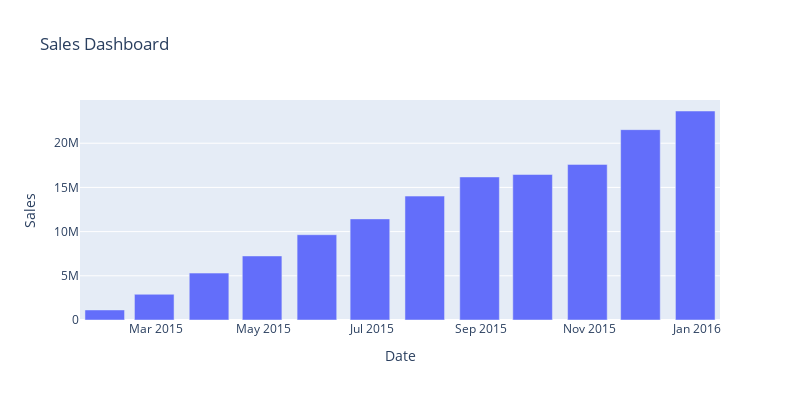

Notebook cell for this chart:
### Code cell
import matplotlib.pyplot as plt
import plotly.graph_objects as go
from plotly.subplots import make_subplots
import seaborn as sns

# Assuming your sales data is in a CSV file
sales_data = pd.read_csv(r"D:\data science\partice_projects\sql projects\pizza-sales---SQL-main\visual\table1.csv")

# Convert the date column to datetime format
sales_data['date'] = pd.to_datetime(sales_data['date'], format='%d-%m-%Y')





fig = go.Figure(data=[
   
    go.Bar(x=monthly_sales.index, y=monthly_sales.values, name='Monthly Sales')
])

fig.update_layout(
    height=400,
    width=800,
    title_text="Sales Dashboard",
    xaxis_title="Date",
    yaxis_title="Sales"
)

fig.show()

# Highlight table (assuming you have a 'product' column, if not, adjust accordingly)

### Figure 1 — Plotly figure (JSON) as saved in the notebook; plotly's stock layout.template omitted (floating-point values rounded to 4 significant figures)
{"data": [{"name": "Monthly Sales", "type": "bar", "x": ["2015-01-31T00:00:00", "2015-02-28T00:00:00", "2015-03-31T00:00:00", "2015-04-30T00:00:00", "2015-05-31T00:00:00", "2015-06-30T00:00:00", "2015-07-31T00:00:00", "2015-08-31T00:00:00", "2015-09-30T00:00:00", "2015-10-31T00:00:00", "2015-11-30T00:00:00", "2015-12-31T00:00:00"], "y": [1137000.0, 2909000.0, 5307000.0, 7247000.0, 9649000.0, 11440000.0, 14020000.0, 16180000.0, 16460000.0, 17610000.0, 21540000.0, 23650000.0]}], "layout": {"height": 400, "title": {"text": "Sales Dashboard"}, "width": 800, "xaxis": {"autorange": false, "range": ["2015-01-17", "2016-01-14"], "title": {"text": "Date"}, "type": "date"}, "yaxis": {"autorange": false, "range": [0, 24890000.0], "title": {"text": "Sales"}, "type": "linear"}}}
